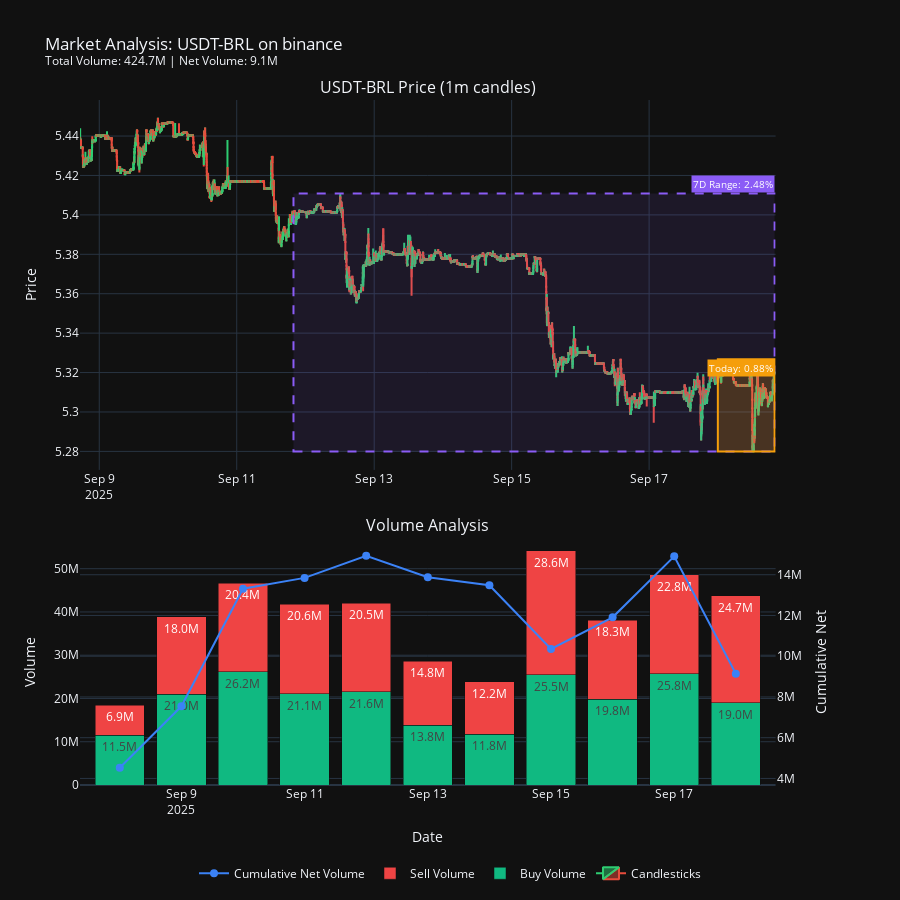

The cell this chart's notebook holds for it:
### Code cell
import plotly.graph_objects as go
from plotly.subplots import make_subplots
import pandas as pd

def format_volume(value):
    if value >= 1e9:
        return f"{value/1e9:.1f}B"
    elif value >= 1e6:
        return f"{value/1e6:.1f}M"
    elif value >= 1e3:
        return f"{value/1e3:.1f}K"
    else:
        return f"{value:.1f}"

# Calculate net volume and cumulative net volume
grouped["net_volume"] = grouped["buy_volume"] - grouped["sell_volume"]
grouped["cumulative_net"] = grouped["net_volume"].cumsum()

# Calculate price ranges
today = pd.Timestamp.now().normalize()
today_data = candles.data[candles.data.index.date == today.date()]
last_7_days = candles.data[candles.data.index >= (candles.data.index.max() - pd.Timedelta(days=7))]

# Today's range
if not today_data.empty:
    today_high = today_data['high'].max()
    today_low = today_data['low'].min()
    today_range_pct = ((today_high - today_low) / today_low) * 100
else:
    today_high = today_low = today_range_pct = 0

# 7-day range
week_high = last_7_days['high'].max()
week_low = last_7_days['low'].min()
week_range_pct = ((week_high - week_low) / week_low) * 100

# Create figure with 2 rows: candles on top, volume analysis below
fig = make_subplots(
    rows=2, cols=1,
    row_heights=[0.6, 0.4],
    specs=[[{"secondary_y": False}],
           [{"secondary_y": True}]],
    subplot_titles=(f"{TRADING_PAIR} Price (1m candles)", "Volume Analysis"),
    vertical_spacing=0.1
)

# Add candlestick chart to the top subplot
candles_trace = candles.candles_trace()
fig.add_trace(candles_trace, row=1, col=1)

# Add 7-day range box
fig.add_shape(
    type="rect",
    x0=last_7_days.index.min(),
    x1=last_7_days.index.max(),
    y0=week_low,
    y1=week_high,
    line=dict(color="#8B5CF6", width=2, dash="dash"),
    fillcolor="rgba(139, 92, 246, 0.1)",
    row=1, col=1
)

# Add 7-day range annotation
fig.add_annotation(
    x=last_7_days.index.max(),
    y=week_high,
    text=f"7D Range: {week_range_pct:.2f}%",
    showarrow=False,
    bgcolor="#8B5CF6",
    font=dict(color="white", size=10),
    xanchor="right",
    yanchor="bottom",
    row=1, col=1
)

# Add today's range box if we have today's data
if not today_data.empty:
    fig.add_shape(
        type="rect",
        x0=today_data.index.min(),
        x1=today_data.index.max(),
        y0=today_low,
        y1=today_high,
        line=dict(color="#F59E0B", width=2),
        fillcolor="rgba(245, 158, 11, 0.2)",
        row=1, col=1
    )
    
    # Add today's range annotation
    fig.add_annotation(
        x=today_data.index.max() if not today_data.empty else last_7_days.index.max(),
        y=today_high,
        text=f"Today: {today_range_pct:.2f}%",
        showarrow=False,
        bgcolor="#F59E0B",
        font=dict(color="white", size=10),
        xanchor="right",
        yanchor="top",
        row=1, col=1
    )

# Add buy volume bar to bottom subplot
fig.add_trace(go.Bar(
    x=grouped["date"],
    y=grouped["buy_volume"],
    name="Buy Volume",
    marker_color="#10B981",  # Emerald green
    text=[format_volume(v) for v in grouped["buy_volume"]],
    textposition="inside",
    offsetgroup=1
), row=2, col=1, secondary_y=False)

# Add sell volume bar to bottom subplot
fig.add_trace(go.Bar(
    x=grouped["date"],
    y=grouped["sell_volume"],
    name="Sell Volume",
    marker_color="#EF4444",  # Coral red
    text=[format_volume(v) for v in grouped["sell_volume"]],
    textposition="inside",
    offsetgroup=1
), row=2, col=1, secondary_y=False)

# Add cumulative net volume line to bottom subplot
fig.add_trace(go.Scatter(
    x=grouped["date"],
    y=grouped["cumulative_net"],
    name="Cumulative Net Volume",
    mode="lines+markers",
    line=dict(color="#3B82F6", width=2),  # Bright blue
    marker=dict(size=8),
    text=[format_volume(v) for v in grouped["cumulative_net"]],
    textposition="top center"
), row=2, col=1, secondary_y=True)

# Update layout
fig.update_layout(
    title=f"Market Analysis: {TRADING_PAIR} on {CONNECTOR_NAME}<br><sup>Total Volume: {format_volume(grouped['volume'].sum())} | Net Volume: {format_volume(grouped['net_volume'].sum())}</sup>",
    hovermode="x unified",
    legend=dict(
        orientation="h",
        yanchor="bottom",
        y=-0.15,
        xanchor="center",
        x=0.5
    ),
    height=900,
    showlegend=True,
    barmode="stack",
    xaxis_rangeslider_visible=False,
    xaxis2_rangeslider_visible=False
)

# Update x-axes
fig.update_xaxes(title_text="", row=1, col=1, rangeslider_visible=False)
fig.update_xaxes(title_text="Date", row=2, col=1, rangeslider_visible=False)

# Update y-axes
fig.update_yaxes(title_text="Price", row=1, col=1)
fig.update_yaxes(title_text="Volume", row=2, col=1, secondary_y=False)
fig.update_yaxes(title_text="Cumulative Net", row=2, col=1, secondary_y=True)

fig.show()

### Figure 1 — Plotly figure (JSON) as saved in the notebook; plotly's stock layout.template omitted (floating-point values rounded to 4 significant figures; data arrays with more than 128 entries replaced by an {"elided": "..."} marker saying what was removed)
{"data": [{"close": {"elided": "14553 float values"}, "decreasing": {"line": {"color": "#E74C3C"}}, "high": {"elided": "14553 float values"}, "increasing": {"line": {"color": "#2ECC71"}}, "low": {"elided": "14553 float values"}, "name": "Candlesticks", "open": {"elided": "14553 float values"}, "x": {"elided": "14553 str values"}, "type": "candlestick", "xaxis": "x", "yaxis": "y"}, {"marker": {"color": "#10B981"}, "name": "Buy Volume", "offsetgroup": "1", "text": ["11.5M", "21.0M", "26.2M", "21.1M", "21.6M", "13.8M", "11.8M", "25.5M", "19.8M", "25.8M", "19.0M"], "textposition": "inside", "x": ["2025-09-08", "2025-09-09", "2025-09-10", "2025-09-11", "2025-09-12", "2025-09-13", "2025-09-14", "2025-09-15", "2025-09-16", "2025-09-17", "2025-09-18"], "y": [11450000.0, 20960000.0, 26180000.0, 21130000.0, 21570000.0, 13780000.0, 11760000.0, 25510000.0, 19830000.0, 25770000.0, 18980000.0], "type": "bar", "xaxis": "x2", "yaxis": "y2"}, {"marker": {"color": "#EF4444"}, "name": "Sell Volume", "offsetgroup": "1", "text": ["6.9M", "18.0M", "20.4M", "20.6M", "20.5M", "14.8M", "12.2M", "28.6M", "18.3M", "22.8M", "24.7M"], "textposition": "inside", "x": ["2025-09-08", "2025-09-09", "2025-09-10", "2025-09-11", "2025-09-12", "2025-09-13", "2025-09-14", "2025-09-15", "2025-09-16", "2025-09-17", "2025-09-18"], "y": [6926000.0, 17950000.0, 20410000.0, 20600000.0, 20480000.0, 14830000.0, 12150000.0, 28640000.0, 18280000.0, 22780000.0, 24740000.0], "type": "bar", "xaxis": "x2", "yaxis": "y2"}, {"line": {"color": "#3B82F6", "width": 2}, "marker": {"size": 8}, "mode": "lines+markers", "name": "Cumulative Net Volume", "text": ["4.5M", "7.5M", "13.3M", "13.8M", "14.9M", "13.9M", "13.5M", "10.4M", "11.9M", "14.9M", "9.1M"], "textposition": "top center", "x": ["2025-09-08", "2025-09-09", "2025-09-10", "2025-09-11", "2025-09-12", "2025-09-13", "2025-09-14", "2025-09-15", "2025-09-16", "2025-09-17", "2025-09-18"], "y": [4529000.0, 7540000.0, 13310000.0, 13850000.0, 14930000.0, 13880000.0, 13490000.0, 10350000.0, 11910000.0, 14900000.0, 9139000.0], "type": "scatter", "xaxis": "x2", "yaxis": "y3"}], "layout": {"xaxis": {"anchor": "y", "domain": [0.0, 0.94], "rangeslider": {"visible": false}, "title": {"text": ""}}, "yaxis": {"anchor": "x", "domain": [0.46, 1.0], "title": {"text": "Price"}}, "xaxis2": {"anchor": "y2", "domain": [0.0, 0.94], "rangeslider": {"visible": false}, "title": {"text": "Date"}}, "yaxis2": {"anchor": "x2", "domain": [0.0, 0.36], "title": {"text": "Volume"}}, "yaxis3": {"anchor": "x2", "overlaying": "y2", "side": "right", "title": {"text": "Cumulative Net"}}, "annotations": [{"font": {"size": 16}, "showarrow": false, "text": "USDT-BRL Price (1m candles)", "x": 0.47, "xanchor": "center", "xref": "paper", "y": 1.0, "yanchor": "bottom", "yref": "paper"}, {"font": {"size": 16}, "showarrow": false, "text": "Volume Analysis", "x": 0.47, "xanchor": "center", "xref": "paper", "y": 0.36, "yanchor": "bottom", "yref": "paper"}, {"bgcolor": "#8B5CF6", "font": {"color": "white", "size": 10}, "showarrow": false, "text": "7D Range: 2.48%", "x": "2025-09-18T19:49:00", "xanchor": "right", "xref": "x", "y": 5.411, "yanchor": "bottom", "yref": "y"}, {"bgcolor": "#F59E0B", "font": {"color": "white", "size": 10}, "showarrow": false, "text": "Today: 0.88%", "x": "2025-09-18T19:49:00", "xanchor": "right", "xref": "x", "y": 5.327, "yanchor": "top", "yref": "y"}], "shapes": [{"fillcolor": "rgba(139, 92, 246, 0.1)", "line": {"color": "#8B5CF6", "dash": "dash", "width": 2}, "type": "rect", "x0": "2025-09-11T19:49:00", "x1": "2025-09-18T19:49:00", "xref": "x", "y0": 5.28, "y1": 5.411, "yref": "y"}, {"fillcolor": "rgba(245, 158, 11, 0.2)", "line": {"color": "#F59E0B", "width": 2}, "type": "rect", "x0": "2025-09-18T00:00:00", "x1": "2025-09-18T19:49:00", "xref": "x", "y0": 5.28, "y1": 5.327, "yref": "y"}], "legend": {"orientation": "h", "yanchor": "bottom", "y": -0.15, "xanchor": "center", "x": 0.5}, "title": {"text": "Market Analysis: USDT-BRL on binance<br><sup>Total Volume: 424.7M | Net Volume: 9.1M</sup>"}, "hovermode": "x unified", "height": 900, "showlegend": true, "barmode": "stack"}}
